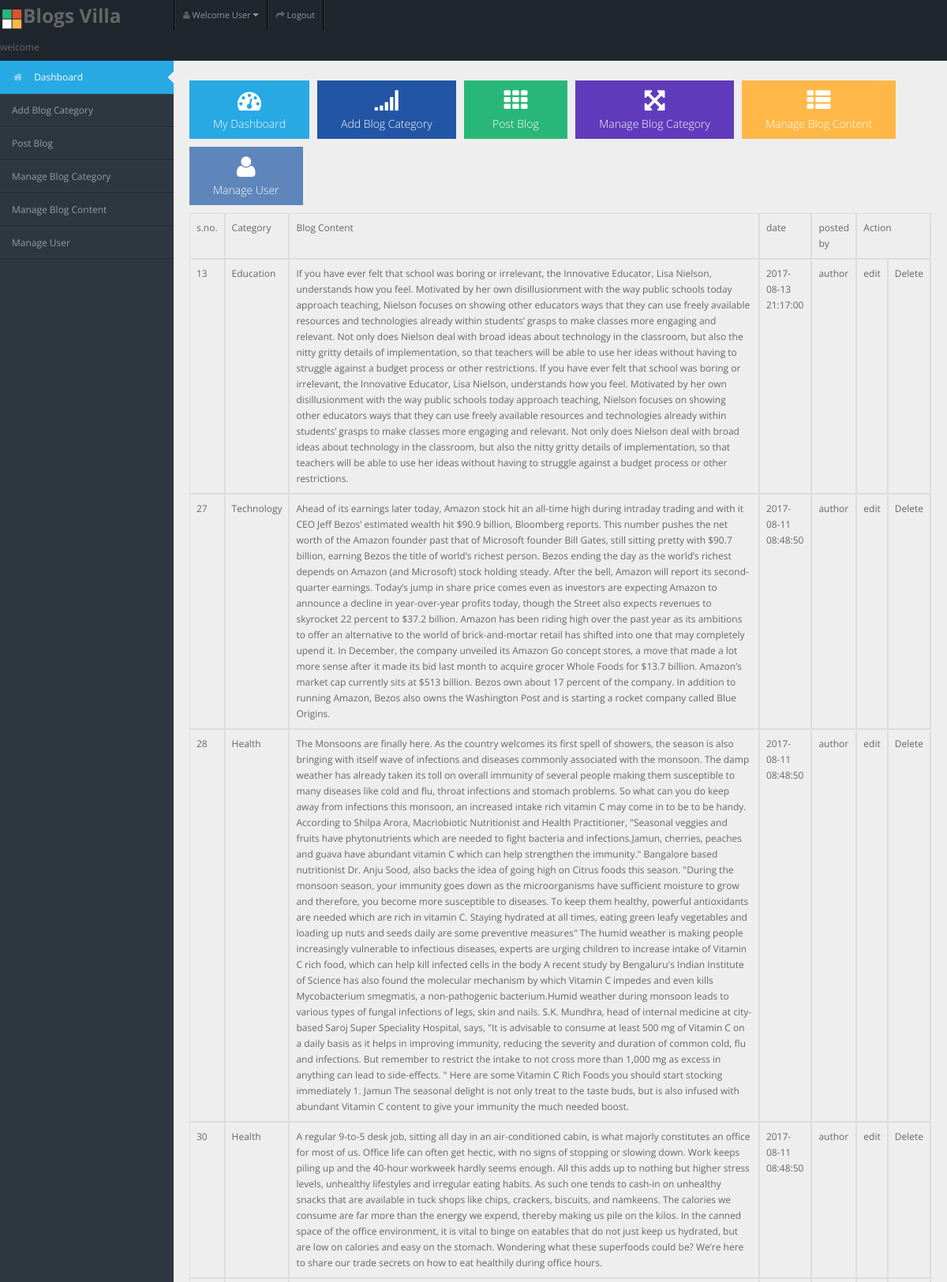
Screenshot of /admin/manage_blogcontent.php (upper part) with the database file from the repository.
### tables this page shows
CREATE TABLE `blog` (
  `idb` int(11) NOT NULL,
  `category_id` int(11) NOT NULL,
  `title` varchar(255) NOT NULL,
  `blog_content` varchar(50000) NOT NULL,
  `date` timestamp NOT NULL DEFAULT CURRENT_TIMESTAMP ON UPDATE CURRENT_TIMESTAMP,
  `posted_by` varchar(300) NOT NULL,
  `image` varchar(5000) NOT NULL,
  `video` varchar(5000) NOT NULL
);

CREATE TABLE `blog_category` (
  `id` int(11) NOT NULL,
  `category` varchar(20) NOT NULL,
  `tagline` varchar(100) NOT NULL,
  `priority` int(11) NOT NULL,
  `cat_image` varchar(500) NOT NULL,
  `content` varchar(5000) NOT NULL
);

### admin/manage_blogcontent.php (the view, shortened to what this page needs)
<!DOCTYPE html>
<html lang="en">
<head>
<?php
	include("links.php");
	?>
</head>
<body>
<?php
	include "header.php";
?>
<?php
	include("topheader.php");
	?>
<?php
	include("sidebar.php");
	?>
<div id="content">
 <div class="container-fluid">
<?php
	 include("actionboxes.php");
	 ?>
  <table border="1" align="center" class="table table-bordered">
<tr>
<td>s.no.</td>
	<td>Category</td>
	<td>Blog Content</td>
	<td>date</td>
	<td>posted by</td>
	<td colspan="2">Action</td>
</tr>
<?php
include "connect.php";
$a=mysqli_query($con,"select blog.idb,blog_category.id,blog_category.category,blog.blog_content,blog.date,blog.posted_by from blog inner join blog_category on blog.category_id=blog_category.id");
while($z=mysqli_fetch_assoc($a))
{?>
	<tr>
	    <td><?php echo $z['idb']; ?></td>
	    <td><?php echo $z['category']; ?></td>
		<td><?php echo $z['blog_content']; ?></td>
		<td><?php echo $z['date']; ?></td>
	    <td><?php echo $z['posted_by']; ?></td>
		<td><a href="edit_post.php?category_id=<?php echo $z['id']; ?>">edit</a></td>
		<td><a href="delete_post.php?category_id=<?php echo $z['id']; ?>">Delete</a></td>
		</tr>
<?php }
	  ?>
</table>
</div>
        </div>
</body>
</html>

### admin/css/matrix-style.css (style rules this page uses)
* { outline:none !important; -moz-outline: none !important; }
html, body { height:100% }
body { overflow-x: hidden; margin-top: -10px; font-family: 'Open Sans', sans-serif; font-size:12px; color:#666; }
a { color:#666; }
select, textarea, input[type="text"], input[type="password"], input[type="datetime"], input[type="datetime-local"], input[type="date"], input[type="month"], input[type="time"], input[type="week"], input[type="number"], input[type="email"], input[type="url"], input[type="search"], input[type="tel"], input[type="color"], .uneditable-input, .label, .dropdown-menu, .btn, .well, .progress, .table-bordered, .btn-group > .btn:first-child, .btn-group > .btn:last-child, .btn-group > .btn:last-child, .btn-group > .dropdown-toggle, .alert { border-radius:0px; }
#content { background: none repeat scroll 0 0 #eeeeee; margin-left: 220px; margin-right: 0; padding-bottom: 25px; position: relative; min-height:100%; width: auto; }
.stat-boxes .peity_bar_good, .stat-boxes .peity_line_good, { color: #459D1C; }

### admin/css/matrix-media.css (style rules this page uses)
body { background:#2E363F; }

### rows the page displays
blog: idb "13", blog_category.category "Education", blog_content "If you have ever felt that school was boring or irrelevant, the Innovative Educator, Lisa Nielson, understands how you feel. Motivated by her own disillusionment with the way public schools today approach teaching, Nielson focuses on showing other educators ways that they can use freely available resources and technologies already within students’ grasps to make classes more engaging and relevant. Not only does Nielson deal with broad ideas about technology in the classroom, but also the nitty gritty details of implementation, so that teachers will be able to use her ideas without having to struggle against a budget process or other restrictions. If you have ever felt that school was boring…", date "2017-08-13 21:17:00", posted_by "author"
blog: idb "27", blog_category.category "Technology", blog_content "Ahead of its earnings later today, Amazon stock hit an all-time high during intraday trading and with it CEO Jeff Bezos’ estimated wealth hit $90.9 billion, Bloomberg reports. This number pushes the net worth of the Amazon founder past that of Microsoft founder Bill Gates, still sitting pretty with $90.7 billion, earning Bezos the title of world’s richest person. Bezos ending the day as the world’s richest depends on Amazon (and Microsoft) stock holding steady. After the bell, Amazon will report its second-quarter earnings. Today’s jump in share price comes even as investors are expecting Amazon to announce a decline in year-over-year profits today, though the Street also expects revenues…", date "2017-08-11 08:48:50", posted_by "author"
blog: idb "28", blog_category.category "Health", blog_content "The Monsoons are finally here. As the country welcomes its first spell of showers, the season is also bringing with itself wave of infections and diseases commonly associated with the monsoon. The damp weather has already taken its toll on overall immunity of several people making them susceptible to many diseases like cold and flu, throat infections and stomach problems. So what can you do keep away from infections this monsoon, an increased intake rich vitamin C may come in to be to be handy. According to Shilpa Arora, Macriobiotic Nutritionist and Health Practitioner, \"Seasonal veggies and fruits have phytonutrients which are needed to fight bacteria and infections.Jamun, cherries,…", date "2017-08-11 08:48:50", posted_by "author"
blog: idb "30", blog_category.category "Health", blog_content "A regular 9-to-5 desk job, sitting all day in an air-conditioned cabin, is what majorly constitutes an office for most of us. Office life can often get hectic, with no signs of stopping or slowing down. Work keeps piling up and the 40-hour workweek hardly seems enough. All this adds up to nothing but higher stress levels, unhealthy lifestyles and irregular eating habits. As such one tends to cash-in on unhealthy snacks that are available in tuck shops like chips, crackers, biscuits, and namkeens. The calories we consume are far more than the energy we expend, thereby making us pile on the kilos. In the canned space of the office environment, it is vital to binge on eatables that do not just…", date "2017-08-11 08:48:50", posted_by "author"
